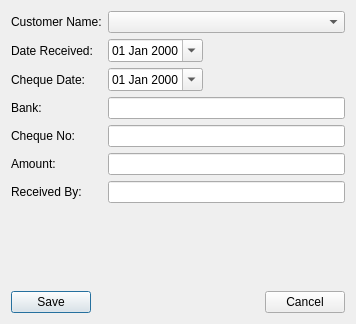
<?xml version="1.0" encoding="UTF-8"?>
<ui version="4.0">
 <class>ChequeEditor</class>
 <widget class="QDialog" name="ChequeEditor">
  <property name="geometry">
   <rect>
    <x>0</x>
    <y>0</y>
    <width>356</width>
    <height>324</height>
   </rect>
  </property>
  <property name="windowTitle">
   <string>Cheque Details</string>
  </property>
  <layout class="QVBoxLayout" name="verticalLayout">
   <item>
    <layout class="QGridLayout" name="gridLayout">
     <item row="5" column="0">
      <widget class="QLabel" name="label_6">
       <property name="text">
        <string>Amount:</string>
       </property>
      </widget>
     </item>
     <item row="2" column="0">
      <widget class="QLabel" name="label_3">
       <property name="text">
        <string>Cheque Date:</string>
       </property>
      </widget>
     </item>
     <item row="4" column="0">
      <widget class="QLabel" name="label_5">
       <property name="text">
        <string>Cheque No:</string>
       </property>
      </widget>
     </item>
     <item row="1" column="0">
      <widget class="QLabel" name="label_2">
       <property name="text">
        <string>Date Received:</string>
       </property>
      </widget>
     </item>
     <item row="0" column="0">
      <widget class="QLabel" name="label">
       <property name="text">
        <string>Customer Name:</string>
       </property>
      </widget>
     </item>
     <item row="1" column="1">
      <widget class="QDateEdit" name="dtpDateReceived">
       <property name="displayFormat">
        <string>dd MMM yyyy</string>
       </property>
       <property name="calendarPopup">
        <bool>true</bool>
       </property>
      </widget>
     </item>
     <item row="3" column="0">
      <widget class="QLabel" name="label_4">
       <property name="text">
        <string>Bank:</string>
       </property>
      </widget>
     </item>
     <item row="6" column="0">
      <widget class="QLabel" name="label_7">
       <property name="text">
        <string>Received By:</string>
       </property>
      </widget>
     </item>
     <item row="2" column="1">
      <widget class="QDateEdit" name="dtpChequeDate">
       <property name="displayFormat">
        <string>dd MMM yyyy</string>
       </property>
       <property name="calendarPopup">
        <bool>true</bool>
       </property>
      </widget>
     </item>
     <item row="1" column="2">
      <spacer name="horizontalSpacer_2">
       <property name="orientation">
        <enum>Qt::Horizontal</enum>
       </property>
       <property name="sizeHint" stdset="0">
        <size>
         <width>40</width>
         <height>20</height>
        </size>
       </property>
      </spacer>
     </item>
     <item row="0" column="1" colspan="2">
      <widget class="QComboBox" name="cboCustomer"/>
     </item>
     <item row="3" column="1" colspan="2">
      <widget class="QLineEdit" name="txtBank"/>
     </item>
     <item row="4" column="1" colspan="2">
      <widget class="QLineEdit" name="txtChequeNo"/>
     </item>
     <item row="5" column="1" colspan="2">
      <widget class="QLineEdit" name="txtAmount"/>
     </item>
     <item row="6" column="1" colspan="2">
      <widget class="QLineEdit" name="txtReceivedBy"/>
     </item>
    </layout>
   </item>
   <item>
    <spacer name="verticalSpacer">
     <property name="orientation">
      <enum>Qt::Vertical</enum>
     </property>
     <property name="sizeHint" stdset="0">
      <size>
       <width>20</width>
       <height>88</height>
      </size>
     </property>
    </spacer>
   </item>
   <item>
    <layout class="QHBoxLayout" name="horizontalLayout">
     <item>
      <widget class="QPushButton" name="cmdSave">
       <property name="text">
        <string>Save</string>
       </property>
      </widget>
     </item>
     <item>
      <spacer name="horizontalSpacer">
       <property name="orientation">
        <enum>Qt::Horizontal</enum>
       </property>
       <property name="sizeHint" stdset="0">
        <size>
         <width>40</width>
         <height>20</height>
        </size>
       </property>
      </spacer>
     </item>
     <item>
      <widget class="QPushButton" name="cmdCancel">
       <property name="text">
        <string>Cancel</string>
       </property>
      </widget>
     </item>
    </layout>
   </item>
  </layout>
 </widget>
 <resources/>
 <connections/>
</ui>
